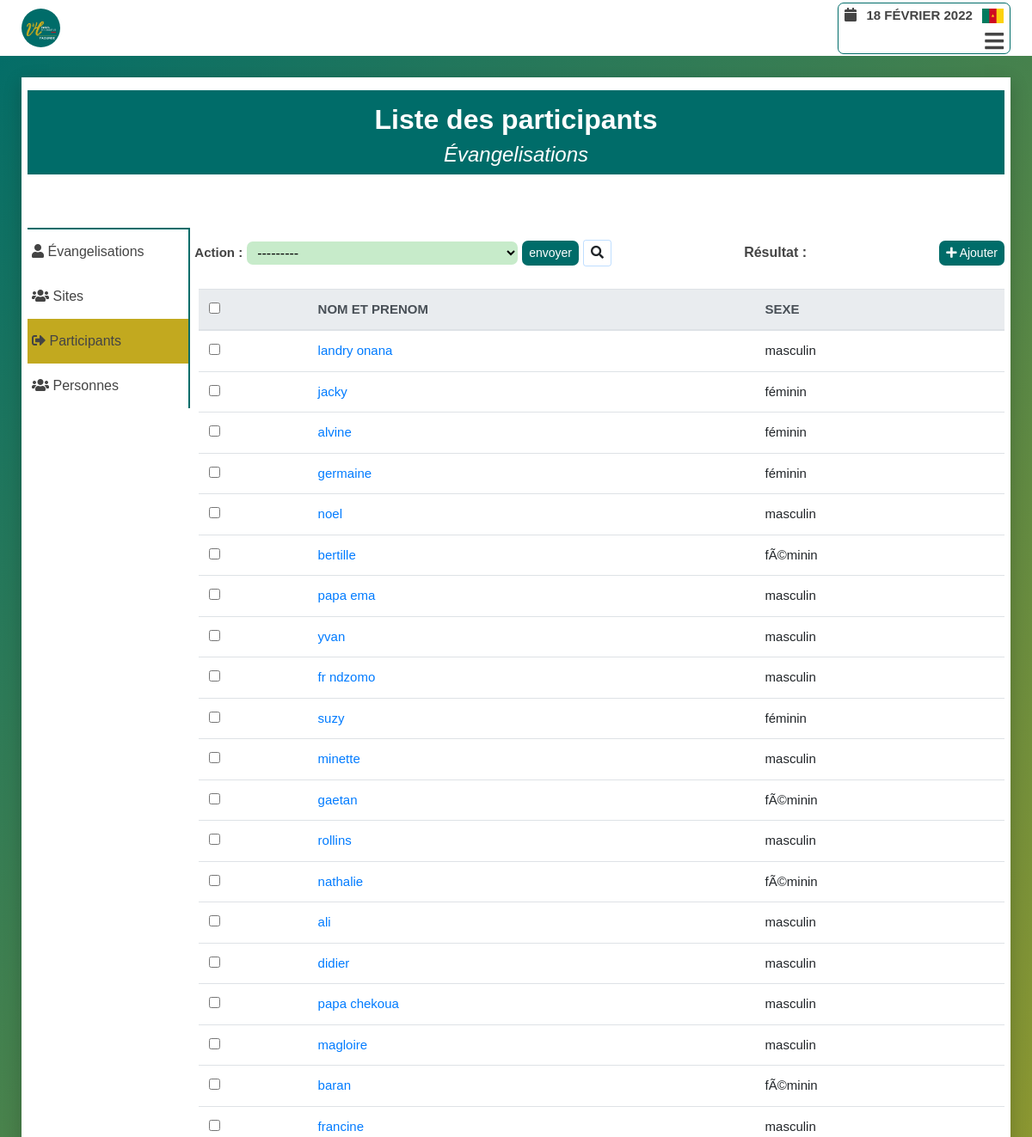
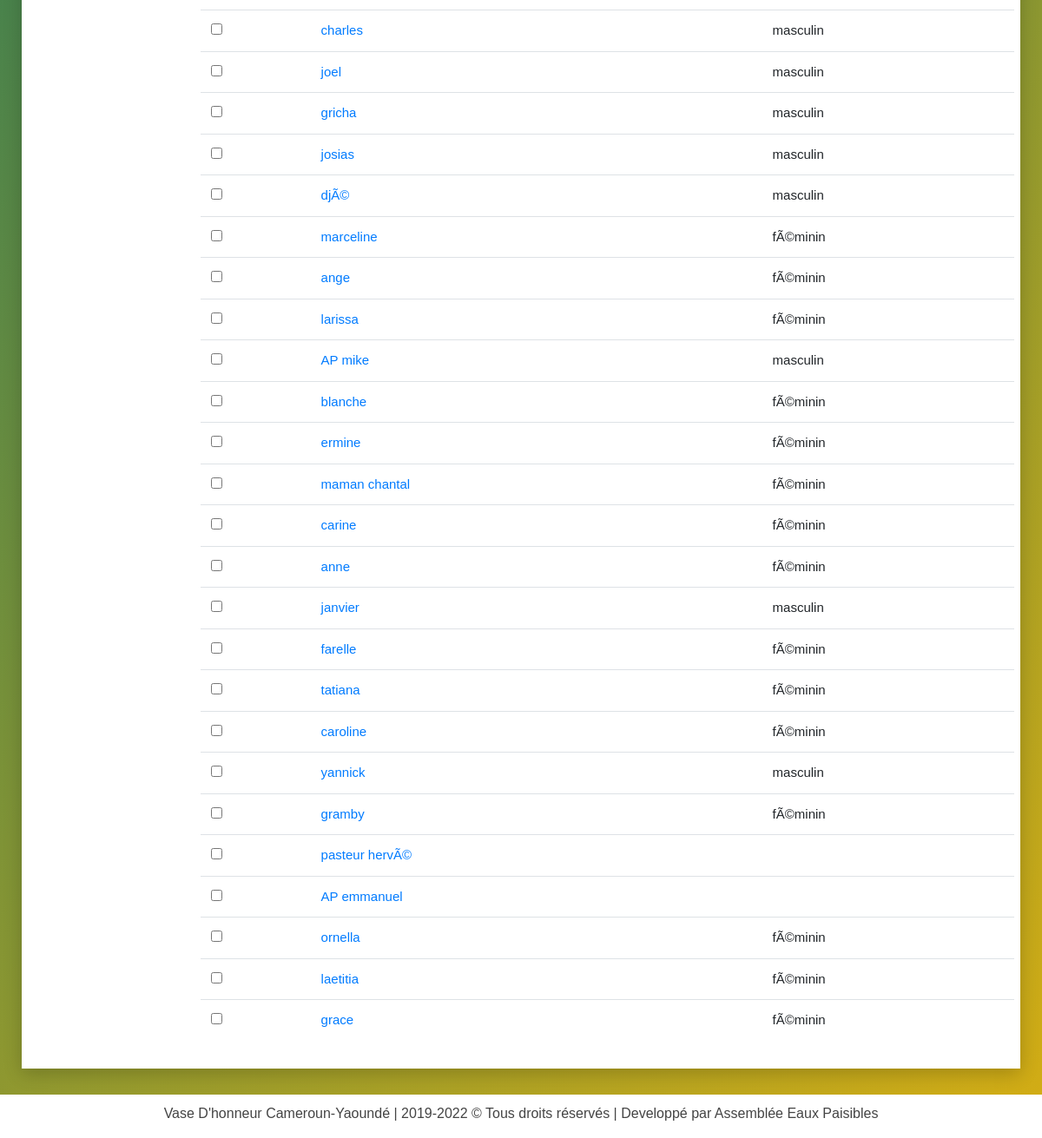
Screenshot of /evangelisation/operations/participants/ (signed in) with the database file from the repository (2 pictures, top to bottom).
### evangelisation/models.py (models this page shows, shortened)
class Participant(models.Model):
    SEXE = (
        ('masculin', 'Masculin'),
        ('féminin', 'Féminin')
    )
    nom_et_prenom = models.CharField(max_length=200, unique=True, error_messages={'unique':"Un participant avec ce nom et\ou prénom existe déjà"})
    sexe = models.CharField(choices=SEXE, max_length=15, verbose_name='Sexe')
    author = models.ForeignKey(User, related_name='participants',
                                on_delete=models.SET_NULL,
                                blank=True,
                                null=True,
                                verbose_name="créer par ")
    created = models.DateTimeField(auto_now_add=True)
    updated = models.DateTimeField(auto_now=True)

### evangelisation/views.py (the view)
@login_required(login_url="user_login")
def evangelisation_app_operations(request, type_opera):
    return get_liste_models_and_template(request, type_opera)

### evangelisation/utils.py (called while the page is built)
def get_liste_models(type_opera):
    if type_opera=="participants":
        return Participant.objects.all()
    elif type_opera=="personnes":
        return Person.objects.all()
    elif type_opera=="sites":
        return Site.objects.all()
    elif type_opera=="évangelisations":
        return Evangelisation.objects.all()

### evangelisation/templates/pages/liste.html (shortened to what this page needs)
{% extends 'base.html' %}
{% block hamburger %}
<div class="menu-btn">
    <i class="fas fa-bars"></i>
</div>
{% endblock hamburger %}
{% block content %}
<div class="wrapper-head-liste">
    <div class="head-liste">
        <h2>Liste des {{type_opera}}</h2>
        <h4>Évangelisations</h4>
    </div>
</div>
<div class="wrapper-liste">
    <div class="row">
        <div class="col-md-2">
            {% include 'partials/operation-side-bar-link.html' %}
        </div>
        <div class="col-md-10">
            <div class="liste">
                <form id="form-suppresion-liste"
                    action="{% url 'evangelisation:evangelisation_app_operations_models_supprimer' type_opera %}"
                    method="post" class="form-group marg-top">
                    <div class="form-inline form">
                        <div class="form-field form-inline">
                            <label for="suppression">Action : </label>
                            <select name="objects" id="suppression">
                                <option value="---------">
                                    ---------
                                </option>
                            </select>
                            <button type="submit" class="btn btn-success btn-sm" id="btn-liste-delete">envoyer</button>
                            <button type="button"
                            class="btn btn-default btn-sm"
                            id="btn-search">
                                <i class="fas fa-search"></i>
                            </button>
                        </div>
                        <div class="counter-selected">
                            <b>Résultat : </b> <b id="selection" style="color:red;"></b>
                        </div>
                        <div class="wrapper-btn-add">
                            <a class="btn btn-success btn-sm btn-media-query"
                                href="{% url 'evangelisation:evangelisation_app_form_nbre' type_opera %}">
                                <i class="fas fa-plus"></i>
                                Ajouter
                        </a>
                        </div>
                    </div>
                    <div class="results" id="results">
                        {% if type_opera == "participants" %}
                            {% include 'pages/participant/liste_participant.html' %}
                        {% elif type_opera == "sites" %}
                            {% include 'pages/site/liste_site.html' %}
                        {% elif type_opera == "évangelisations" %}
                            {% include 'pages/evangelisation/liste_evangelisation.html' %}
                        {% endif %}
                    </div>
                </form>
            </div>
        </div>
    </div>
</div>
{% endblock content %}

### evangelisation/templates/pages/participant/table_participant.html
{% for participant in models %}
<tr class="row-field">
    <td class="action-checkbox">
        <input type="checkbox" name="selected_action"
            value="{{ participant.id }} " class="action-select">
    </td>
    <td class="field">
        <a class="btn-link" href="{% url 'evangelisation:evangelisation_app_operations_modifier' 'participants' participant.id  %}">
            {{ participant.nom_et_prenom }}
        </a>
    </td>
    <td class="action-checkbox">
        {{ participant.sexe }}
    </td>
</tr>
{% endfor %}

### static/css_root/style.css (style rules this page uses)
* { margin: 0; padding: 0; box-sizing: border-box; font-family: "Poppins", sans-serif; }
.col, .col-1, .col-10, .col-11, .col-12, .col-2, .col-3, .col-4, .col-5, .col-6, .col-7, .col-8, .col-9, .col-auto, .col-lg, .col-lg-1, .col-lg-10, .col-lg-11, .col-lg-12, .col-lg-2, .col-lg-3, .col-lg-4, .col-lg-5, .col-lg-6, .col-lg-7, .col-lg-8, .col-lg-9, .col-lg-auto, .col-md, .col-md-1, .col-md-10, .col-md-11, .col-md-12, .col-md-2, .col-md-3, .col-md-4, .col-md-5, .col-md-6, .col-md-7, .col-md-8, .col-md-9, .col-md-auto, .col-sm, .col-sm-1, .col-sm-10, .col-sm-11, .col-sm-12, .col-sm-2, .col-sm-3, .col-sm-4, .col-sm-5, .col-sm-6, .col-sm-7, .col-sm-8, .col-sm-9, .col-sm-auto, .col-xl, .col-xl-1, .col-xl-10, .col-xl-11, .col-xl-12, .col-xl-2, .col-xl-3, .col-xl-4, .col-xl-5, .col-xl-6, .col-xl-7, .col-xl-8, .col-xl-9, .col-xl-auto { padding: 0px; }
h2, h4, p, a, small, b, div, section { color: #444; }
.row { margin: 0; width: 100%; }
body { min-height: 100vh; background: linear-gradient(135deg, #006c69 0%, #d4ad14 100%); }
.menu-btn { position: relative; color: #444; font-size: 25px; text-align: right; width: 100%; cursor: pointer; font-weight: bold; margin-bottom: 7px; }

### accounts/static/accounts/css/accounts.css (style rules this page uses)
.form-group label { font-weight: bold; font-size: 15px; }
.btn-success { background: #006c69; border: none; border-radius: 7px; }
.wrapper-head-liste { position: relative; background-color: #fff; width: 100%; display: flex; flex-direction: column; justify-content: center; align-items: center; padding: 15px 0px; }
.wrapper-head-liste .head-liste { display:flex; flex-direction: column; justify-content: center; align-items: center; width: 100%; background-color: #006c69; }
.head-liste h2 { display: block; color: #fff; font-weight: bold; margin-top: 15px; width: 100%; text-align: center; }
.head-liste h4 { display: block; font-style: italic; color: #fff; width: 100%; text-align: center; }
.wrapper-liste { width: 100%; }
.liste { display: flex; justify-content: space-between; flex-direction: column; flex-wrap: wrap; width: 100%; padding-left: 5px; margin-top: 35px; }
.liste form#form-suppresion-liste { width: 100%; }
.liste form#form-suppresion-liste label { padding: 5px 5px 5px 0px;font-weight: bold; }
select { padding: 4px 8px; border: none; margin-right: 5px; border-radius: 7px; background: #c7ebca; }
.results { margin-top: 25px; margin-left: 5px; position: relative; }
.form { justify-content: space-between; }
#btn-search { border: 1px solid rgb(0 123 255 / 25%); margin-left: 5px; }
#btn-search i { font-size: 15px; }

### evangelisation/static/evangelisation/css/evangelisation.css (style rules this page uses)
.marg-top { margin-top: 25px; }

### rows the page displays
Participant: nom_et_prenom "landry onana", sexe "masculin"
Participant: nom_et_prenom "jacky", sexe "féminin"
Participant: nom_et_prenom "alvine", sexe "féminin"
Participant: nom_et_prenom "germaine", sexe "féminin"
Participant: nom_et_prenom "noel", sexe "masculin"
Participant: nom_et_prenom "bertille", sexe "fÃ©minin"
Participant: nom_et_prenom "papa ema", sexe "masculin"
Participant: nom_et_prenom "yvan", sexe "masculin"
Participant: nom_et_prenom "fr ndzomo", sexe "masculin"
Participant: nom_et_prenom "suzy", sexe "féminin"
Participant: nom_et_prenom "minette", sexe "masculin"
Participant: nom_et_prenom "gaetan", sexe "fÃ©minin"
Participant: nom_et_prenom "rollins", sexe "masculin"
Participant: nom_et_prenom "nathalie", sexe "fÃ©minin"
Participant: nom_et_prenom "ali", sexe "masculin"
Participant: nom_et_prenom "didier", sexe "masculin"
Participant: nom_et_prenom "papa chekoua", sexe "masculin"
Participant: nom_et_prenom "magloire", sexe "masculin"
Participant: nom_et_prenom "baran", sexe "fÃ©minin"
Participant: nom_et_prenom "francine", sexe "masculin"
Participant: nom_et_prenom "charles", sexe "masculin"
Participant: nom_et_prenom "joel", sexe "masculin"
Participant: nom_et_prenom "gricha", sexe "masculin"
Participant: nom_et_prenom "josias", sexe "masculin"
Participant: nom_et_prenom "djÃ©", sexe "masculin"
Participant: nom_et_prenom "marceline", sexe "fÃ©minin"
Participant: nom_et_prenom "ange", sexe "fÃ©minin"
Participant: nom_et_prenom "larissa", sexe "fÃ©minin"
Participant: nom_et_prenom "AP mike", sexe "masculin"
Participant: nom_et_prenom "blanche", sexe "fÃ©minin"
Participant: nom_et_prenom "ermine", sexe "fÃ©minin"
Participant: nom_et_prenom "maman chantal", sexe "fÃ©minin"
Participant: nom_et_prenom "carine", sexe "fÃ©minin"
Participant: nom_et_prenom "anne", sexe "fÃ©minin"
Participant: nom_et_prenom "janvier", sexe "masculin"
Participant: nom_et_prenom "farelle", sexe "fÃ©minin"
Participant: nom_et_prenom "tatiana", sexe "fÃ©minin"
Participant: nom_et_prenom "caroline", sexe "fÃ©minin"
Participant: nom_et_prenom "yannick", sexe "masculin"
Participant: nom_et_prenom "gramby", sexe "fÃ©minin"
Participant: nom_et_prenom "pasteur hervÃ©"
Participant: nom_et_prenom "AP emmanuel"
Participant: nom_et_prenom "ornella", sexe "fÃ©minin"
Participant: nom_et_prenom "laetitia", sexe "fÃ©minin"
Participant: nom_et_prenom "grace", sexe "fÃ©minin"

### other values shown
{{ type_opera }} "participants"
